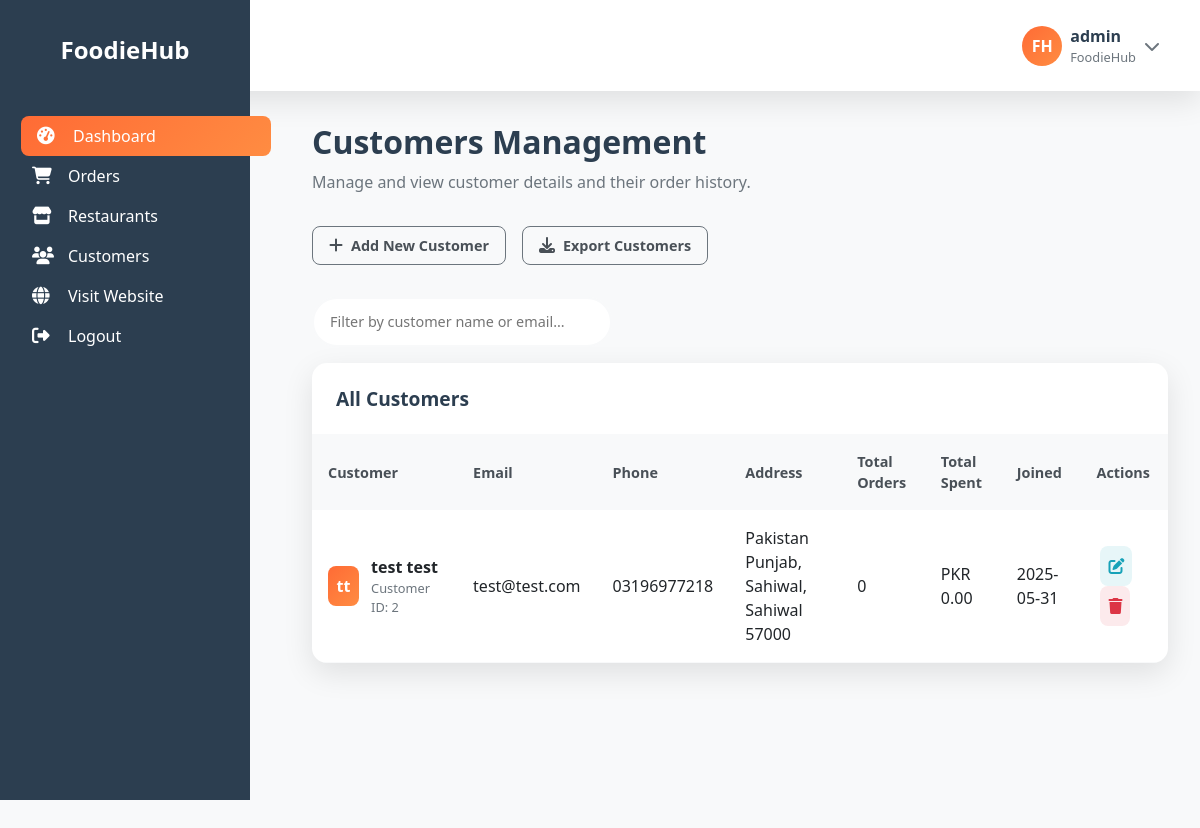
Screenshot of /admin/customers.php (signed in) with the database file from the repository.
### tables this page shows
CREATE TABLE IF NOT EXISTS `users` (
  `id` int NOT NULL AUTO_INCREMENT,
  `first_name` varchar(50) NOT NULL,
  `last_name` varchar(50) NOT NULL,
  `email` varchar(100) NOT NULL,
  `phone` varchar(20) NOT NULL,
  `password` varchar(255) NOT NULL,
  `remember_token` varchar(255) DEFAULT NULL,
  `address` varchar(255) DEFAULT NULL,
  `city` varchar(100) DEFAULT NULL,
  `postal_code` varchar(20) DEFAULT NULL,
  `created_at` timestamp NULL DEFAULT CURRENT_TIMESTAMP,
  PRIMARY KEY (`id`),
  UNIQUE KEY `email` (`email`)
);

### admin/customers.php (the view, shortened to what this page needs)
<?php
require_once '../config/db.php';
$customers_query = "SELECT id, first_name, last_name, email, phone, address, city, postal_code, created_at
                    FROM users";
$customers_result = $conn->query($customers_query);
$customer_stats = [];
?>
<!DOCTYPE html>
<html lang="en">
<head>
  <link href="https://cdnjs.cloudflare.com/ajax/libs/bootstrap/5.3.0/css/bootstrap.min.css" rel="stylesheet">
  <link href="https://cdnjs.cloudflare.com/ajax/libs/font-awesome/6.4.0/css/all.min.css" rel="stylesheet">
  <link href="https://cdn.jsdelivr.net/npm/sweetalert2@11/dist/sweetalert2.min.css" rel="stylesheet">
</head>
<body>
  <?php include 'includes/sidebar.php'; ?>
  <div class="main-content" id="mainContent">
    <div class="dashboard-content">
      <h1 class="page-title">Customers Management</h1>
      <p class="page-subtitle">Manage and view customer details and their order history.</p>
      <div class="quick-actions">
        <a href="customers.php?action=add" class="quick-action-btn"><i class="fas fa-plus"></i> Add New Customer</a>
        <form method="post" action="" style="display:inline;">
          <button type="submit" name="export_customers" class="quick-action-btn"><i class="fas fa-download"></i> Export Customers</button>
        </form>
      </div>
      <div class="filter-bar">
        <input type="text" id="customerFilter" placeholder="Filter by customer name or email...">
      </div>
      <div class="content-card">
        <div class="card-header">
          <h3 class="card-title">All Customers</h3>
        </div>
        <div class="card-body" style="padding: 0;">
          <div class="table-responsive">
            <table class="custom-table" id="customersTable">
              <thead>
                <tr>
                  <th>Customer</th>
                  <th>Email</th>
                  <th>Phone</th>
                  <th>Address</th>
                  <th>Total Orders</th>
                  <th>Total Spent</th>
                  <th>Joined</th>
                  <th>Actions</th>
                </tr>
              </thead>
              <tbody>
                <?php while ($customer = $customers_result->fetch_assoc()): ?>
                  <?php
                  $stats = $customer_stats[$customer['id']] ?? ['total_orders' => 0, 'total_spent' => 0];
                  ?>
                  <tr>
                    <td>
                      <div style="display: flex; align-items: center; gap: 0.75rem;">
                        <div style="width: 40px; height: 40px; background: linear-gradient(135deg, var(--primary-color), #ff8c42); border-radius: 8px; display: flex; align-items: center; justify-content: center; color: white; font-weight: bold;">
                          <?php echo htmlspecialchars(substr($customer['first_name'], 0, 1) . substr($customer['last_name'], 0, 1)); ?>
                        </div>
                        <div>
                          <div style="font-weight: 600;"><?php echo htmlspecialchars($customer['first_name'] . ' ' . $customer['last_name']); ?></div>
                          <div style="font-size: 0.8rem; color: var(--medium-gray);">Customer ID: <?php echo htmlspecialchars($customer['id']); ?></div>
                        </div>
                      </div>
                    </td>
                    <td><?php echo htmlspecialchars($customer['email']); ?></td>
                    <td><?php echo htmlspecialchars($customer['phone']); ?></td>
                    <td>
                      <?php
                      $address = $customer['address'] . ($customer['city'] ? ', ' . $customer['city'] : '') . ($customer['postal_code'] ? ' ' . $customer['postal_code'] : '');
                      echo htmlspecialchars($address);
                      ?>
                    </td>
                    <td><?php echo htmlspecialchars($stats['total_orders']); ?></td>
                    <td>PKR <?php echo number_format($stats['total_spent'], 2); ?></td>
                    <td><?php echo date('Y-m-d', strtotime($customer['created_at'])); ?></td>
                    <td>
                      <form method="get" action="" style="display:inline;">
                        <button type="submit" class="action-btn edit"><i class="fas fa-edit"></i></button>
                      </form>
                      <form method="post" action="" style="display:inline;" onsubmit="return confirmDelete(event)">
                        <button type="submit" class="action-btn delete"><i class="fas fa-trash"></i></button>
                      </form>
                    </td>
                  </tr>
                <?php endwhile; ?>
              </tbody>
            </table>
          </div>
        </div>
      </div>
    </div>
  </div>
</body>
</html>

### admin/customers.php (style rules this page uses)
:root { --primary-color: #ff6b35; --secondary-color: #f8f9fa; --dark-color: #2c3e50; --light-orange: #fff5f2; --success-color: #28a745; --danger-color: #dc3545; --warning-color: #ffc107; --info-color: #17a2b8; --light-gray: #f8f9fa; --medium-gray: #6c757d; --dark-gray: #495057; --white: #ffffff; --shadow: 0 10px 30px rgba(0, 0, 0, 0.1); --border-radius: 15px; --transition: all 0.3s ease; --sidebar-width: 280px; }
body { font-family: 'Segoe UI', Tahoma, Geneva, Verdana, sans-serif; background-color: var(--light-gray); overflow-x: hidden; }
.main-content { margin-left: var(--sidebar-width); transition: var(--transition); min-height: 100vh; }
.dashboard-content { padding: 2rem; }
.page-title { color: var(--dark-color); font-size: 2rem; font-weight: bold; margin-bottom: 0.5rem; }
.page-subtitle { color: var(--medium-gray); margin-bottom: 2rem; }
.quick-actions { display: flex; gap: 1rem; margin-bottom: 2rem; }
.quick-action-btn { display: inline-flex; align-items: center; gap: 0.5rem; padding: 0.5rem 1rem; background: var(--light-gray); color: var(--dark-gray); border: 1px solid var(--medium-gray); border-radius: 8px; font-size: 0.9rem; font-weight: 600; text-decoration: none; cursor: pointer; transition: var(--transition); }
.quick-action-btn i { font-size: 1rem; }
.content-card { background: var(--white); border-radius: var(--border-radius); box-shadow: var(--shadow); overflow: hidden; margin-bottom: 2rem; }
.card-header { padding: 1.5rem; border-bottom: 1px solid var(--light-gray); display: flex; justify-content: space-between; align-items: center; }
.card-title { color: var(--dark-color); font-weight: bold; font-size: 1.2rem; }
.card-body { padding: 1.5rem; }
.custom-table { width: 100%; margin-bottom: 0; }
.custom-table th { background: var(--light-gray); color: var(--dark-gray); font-weight: 600; font-size: 0.9rem; padding: 1rem; border: none; }
.custom-table td { padding: 1rem; border-bottom: 1px solid var(--light-gray); vertical-align: middle; }
.action-btn { padding: 0.5rem; border: none; border-radius: 8px; cursor: pointer; transition: var(--transition); margin: 0 0.25rem; }
.action-btn.edit { background: rgba(23, 162, 184, 0.1); color: var(--info-color); }
.action-btn.delete { background: rgba(220, 53, 69, 0.1); color: var(--danger-color); }
.filter-bar { margin-bottom: 1rem; }
.filter-bar input { border: 2px solid var(--light-gray); border-radius: 25px; padding: 0.75rem 1rem; width: 100%; max-width: 300px; font-size: 0.9rem; transition: var(--transition); }

### rows the page displays
users: first_name+last_name "tt", first_name+last_name "test test", id "2", email "test@test.com", phone "03196977218", address "Pakistan Punjab, Sahiwal, Sahiwal 57000", id "0", id "0.00", created_at "2025-05-31"

### other values shown
$username "admin"
$foodiehub "FoodieHub"
